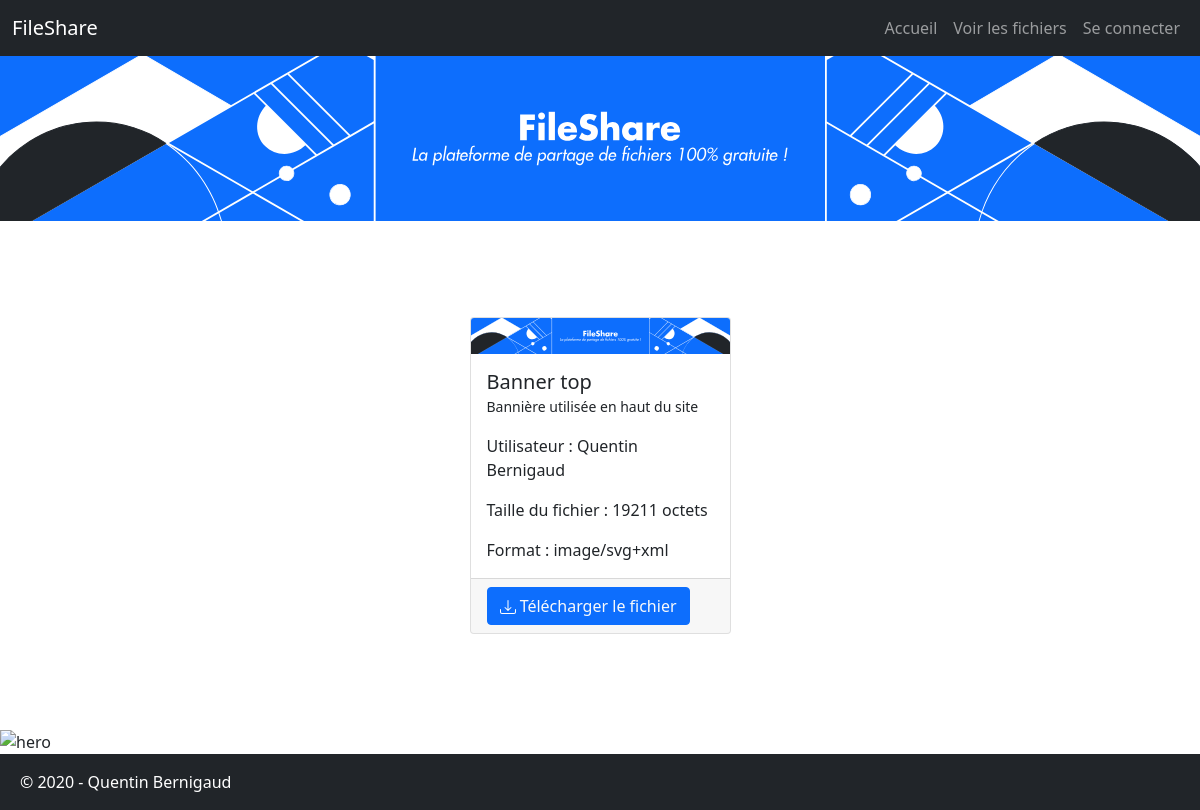
The app's page /file.php?fileId=17 with its own data.
### tables this page shows
CREATE TABLE IF NOT EXISTS `files` (
  `id` bigint(20) UNSIGNED NOT NULL AUTO_INCREMENT,
  `filename` varchar(1024) NOT NULL,
  `title` varchar(255) NOT NULL,
  `description` text NOT NULL,
  `size` bigint(20) NOT NULL,
  `type` varchar(255) NOT NULL,
  `userId` bigint(20) NOT NULL,
  UNIQUE KEY `id` (`id`)
);

CREATE TABLE IF NOT EXISTS `users` (
  `id` bigint(20) UNSIGNED NOT NULL AUTO_INCREMENT,
  `name` varchar(255) NOT NULL,
  `password` varchar(255) NOT NULL,
  `avatar` varchar(1024) NOT NULL,
  UNIQUE KEY `id` (`id`)
);

### file.php (the view, shortened to what this page needs)
<?php
    require('./components/html-header.php');
    $connection = connectionDb();
    $query = $connection->prepare('SELECT f.*, u.name FROM files f JOIN users u ON f.userId = u.id WHERE f.id = :id');
	$query->execute(['id' =>$_GET['fileId']]);
    $files = $query->fetchAll(PDO::FETCH_ASSOC);
    $file = $files[0];
?>
<div class="container mt-5">
    <div class="row justify-content-evenly">
        <div class="col-md-3 mt-5 mb-5">
            <div class="card">
                <?php if (substr($file['type'], 0, 5) == "image") {?>
                    <img src="<?=$file['filename']?>" class="card-img-top">
                <?php } else { ?>
                    <img src="./assets/images/card.svg" class="card-img-top">
                <?php } ?>
                <div class="card-body">
                    <h5 class="card-title mb-0"><?=$file['title']?></h5>
                    <p class="cad-text"><small><?=$file['description']?></small></p>
                    <p class="card-text">Utilisateur : <?=$file['name']?></p>
                    <p class="card-text">Taille du fichier : <?=$file['size']?> octets</p>
                    <p class="card-text">Format : <?=$file['type']?></p>
                </div>
                <div class="card-footer">
                    <a href="<?=$file['filename']?>" download><small class="link-light btn btn-primary"><img src="./assets/images/download.svg"> Télécharger le fichier</small></a>
                </div>
            </div>
        </div>
    </div>
</div>
<?php require('./components/html-footer.php');?>

### records on screen
files: title "Banner top", description "Bannière utilisée en haut du site", userId.name "Quentin Bernigaud", size "19211", type "image/svg+xml"
